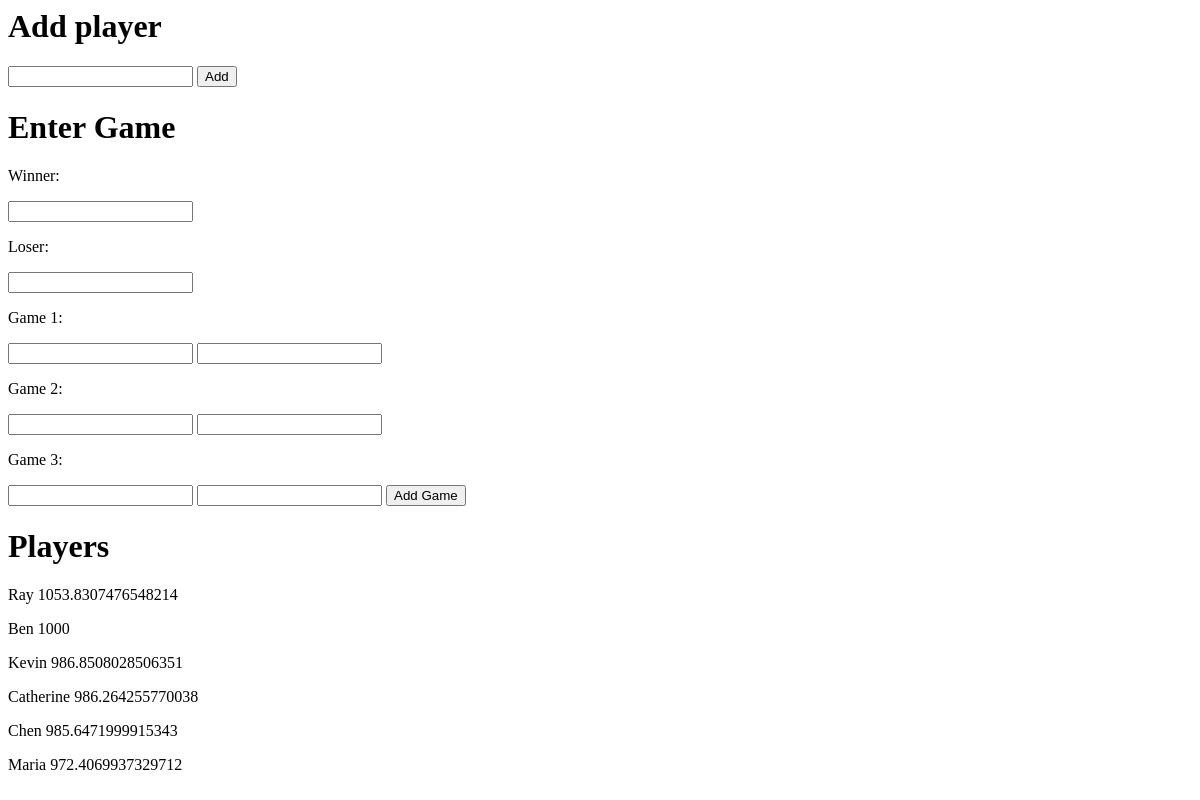
Before: / with the older database file.
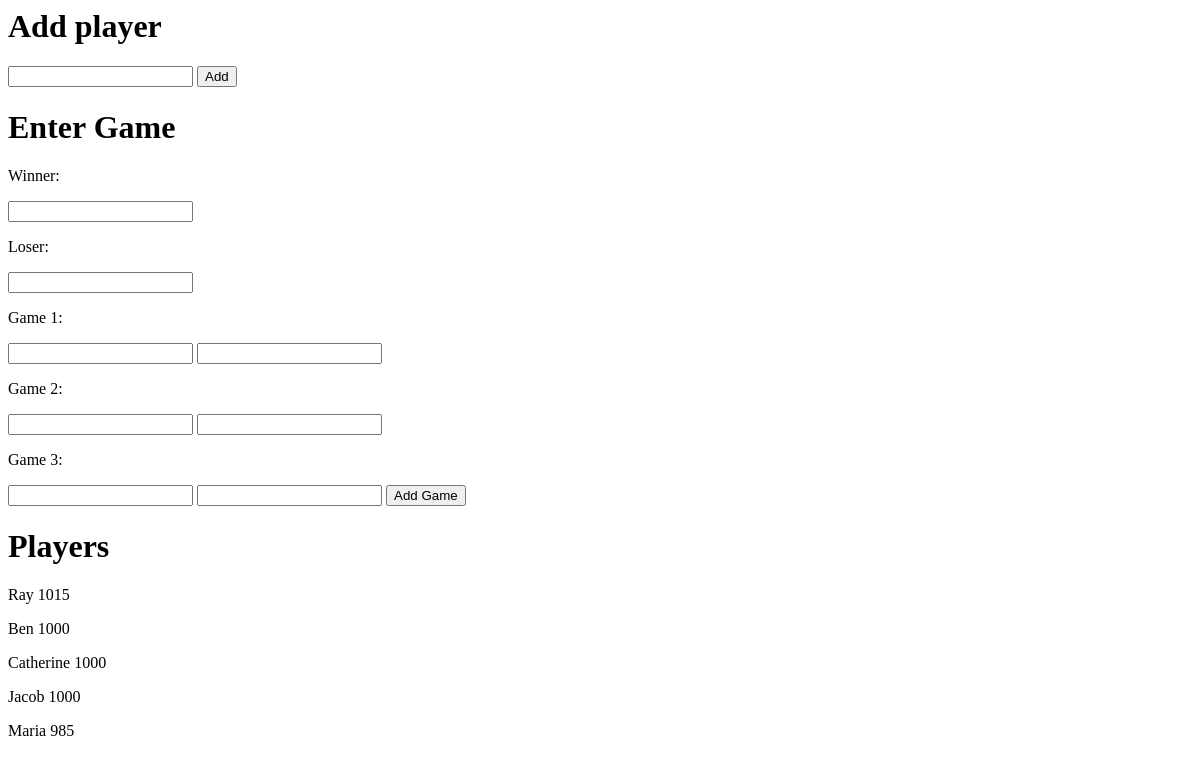
After: the same page with the newer database file.
### flask-backend/app/badrank.py (models this page shows, shortened)
class Player(db.Model):
    elo = db.Column(db.Integer, nullable=False) # ELO Data
    name = db.Column(db.String(80), unique=True, nullable=False, primary_key=True) # Name Data

### flask-backend/app/badrank.py (the view)
@app.route("/", methods=["GET","POST"])
def home():
    if request.form:
        player = Player(elo=1000, name=request.form.get("name"))
        db.session.add(player)
        db.session.commit()
    players = Player.query.order_by(Player.elo.desc()).all() # query all players in descending order
    return render_template("home.html", players=players)

### flask-backend/app/templates/home.html
<html>
  <body>
    <h1>Add player</h1>
    <form method="POST" action="/">
        <input type="text" name="name">
        <input type="submit" value="Add">
    </form>
    <h1>Enter Game</h1>
    <form method="POST" action="/update">
        <p>Winner:</p>
        <input type="text" name="winner">
        <p>Loser:</p>
        <input type="text" name="loser">
        <p>Game 1:</p>
        <input type="number" name="g1p1">
        <input type="number" name="g1p2">
        <p>Game 2:</p>
        <input type="number" name="g2p1">
        <input type="number" name="g2p2">
        <p>Game 3:</p>
        <input type="number" name="g3p1">
        <input type="number" name="g3p2">
        <input type="submit" value="Add Game">
    </form>
    <h1>Players</h1>
    {% for player in players %}
      <p>{{player.name}} {{player.elo}}</p>
    {% endfor %}
  </body>
</html>

Changed rows visible on the page:
removed Player: name "Kevin", elo "986.8508028506351"
removed Player: name "Chen", elo "985.6471999915343"
changed Player "Ray": elo "1053.8307476548214" → "1015"
changed Player "Catherine": elo "986.264255770038" → "1000"
added Player: name "Jacob", elo "1000"
changed Player "Maria": elo "972.4069937329712" → "985"
